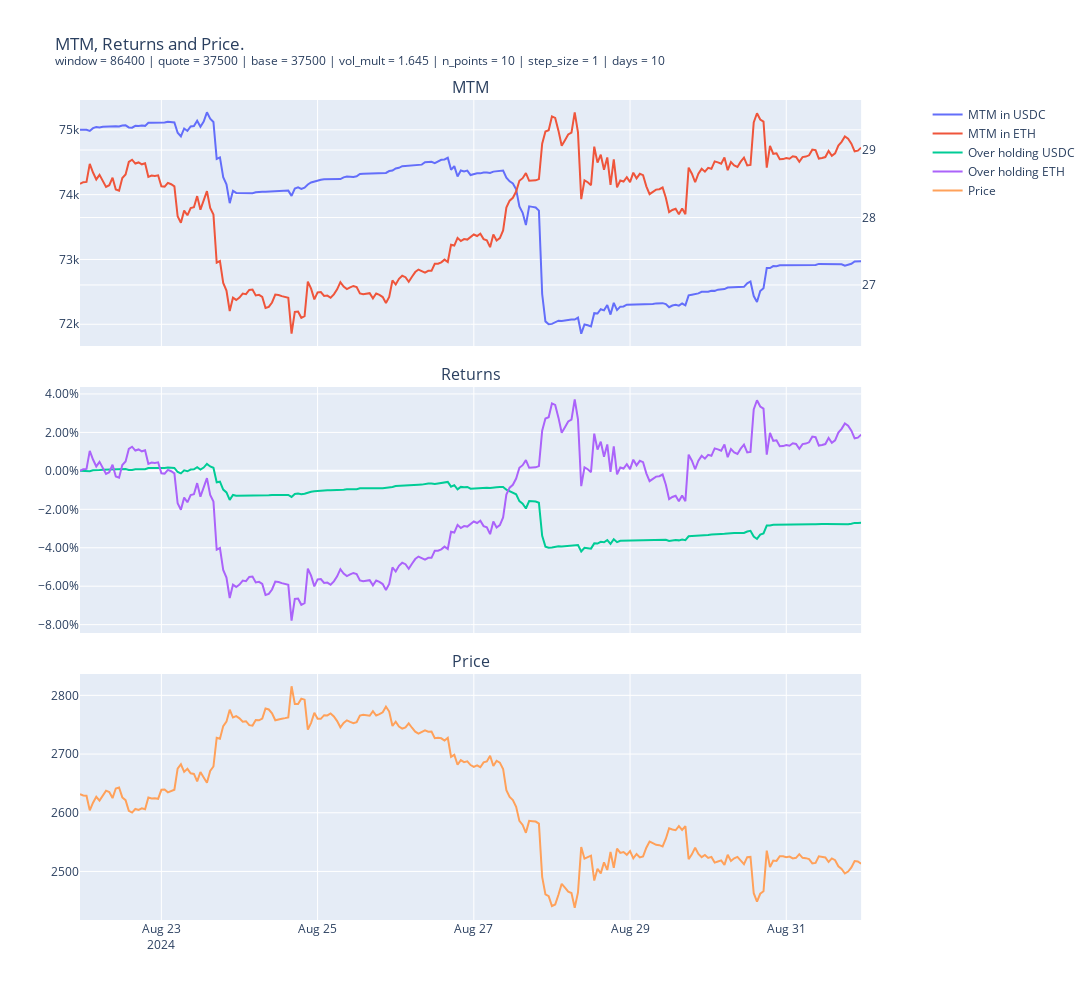

The code cell stored with this chart in its notebook:
### Code cell
window_hours = window // 3600 - 1
res_1h = res.resample("1h").last()

# PLOT
prices_res = prices.resample("1h").last()

fig = make_subplots(
    rows=3,
    cols=1,
    shared_xaxes=True,
    specs=[[{"secondary_y": True}], [{}], [{}]],
    vertical_spacing=0.05,
    subplot_titles=("MTM", "Returns", "Price"),
)
fig.add_trace(
    go.Scatter(
        x=res_1h.index[window_hours:],
        y=res_1h.mtm[window_hours:],
        mode="lines",
        name="MTM in USDC",
    ),
    row=1,
    col=1,
)
fig.add_trace(
    go.Scatter(
        x=res_1h.index[window_hours:],
        y=res_1h.mtm_eth[window_hours:],
        mode="lines",
        name="MTM in ETH",
    ),
    row=1,
    col=1,
    secondary_y=True,
)

fig.add_trace(
    go.Scatter(
        x=res_1h.index[window_hours:],
        y=res_1h.quote_returns[window_hours:],
        mode="lines",
        name="Over holding USDC",
    ),
    row=2,
    col=1,
)
fig.add_trace(
    go.Scatter(
        x=res_1h.index[window_hours:],
        y=res_1h.base_returns[window_hours:],
        mode="lines",
        name="Over holding ETH",
    ),
    row=2,
    col=1,
)

fig.add_trace(
    go.Scatter(
        x=res_1h.index[window_hours:],
        y=res_1h.price[window_hours:],
        mode="lines",
        name="Price",
    ),
    row=3,
    col=1,
)

fig.update_layout(
    height=1000,
    width=1400,
    title_text=f"MTM, Returns and Price.<br><sup>window = {window} | quote = {quote} | base = {base} | vol_mult = {vol_mult} | n_points = {n_points} | step_size = {step_size} | days = {days}</sup>",
)

fig.update_yaxes(row=2, col=1, tickformat=".2%")

fig.show()

fig.write_image(
    f"results/saves/{window}_{quote}_{base}_{vol_mult}_{n_points}_{step_size}_{days}.png",
    width=1400,
    height=1000,
)

### Figure 1 — Plotly figure (JSON) as saved in the notebook; plotly's stock layout.template omitted (floating-point values rounded to 4 significant figures; data arrays with more than 128 entries replaced by an {"elided": "..."} marker saying what was removed)
{"data": [{"mode": "lines", "name": "MTM in USDC", "type": "scatter", "x": {"elided": "241 str values"}, "xaxis": "x", "y": {"elided": "241 float values"}, "yaxis": "y"}, {"mode": "lines", "name": "MTM in ETH", "type": "scatter", "x": {"elided": "241 str values"}, "xaxis": "x", "y": {"elided": "241 float values"}, "yaxis": "y2"}, {"mode": "lines", "name": "Over holding USDC", "type": "scatter", "x": {"elided": "241 str values"}, "xaxis": "x2", "y": {"elided": "241 float values"}, "yaxis": "y3"}, {"mode": "lines", "name": "Over holding ETH", "type": "scatter", "x": {"elided": "241 str values"}, "xaxis": "x2", "y": {"elided": "241 float values"}, "yaxis": "y3"}, {"mode": "lines", "name": "Price", "type": "scatter", "x": {"elided": "241 str values"}, "xaxis": "x3", "y": {"elided": "241 float values"}, "yaxis": "y4"}], "layout": {"annotations": [{"font": {"size": 16}, "showarrow": false, "text": "MTM", "x": 0.47, "xanchor": "center", "xref": "paper", "y": 1, "yanchor": "bottom", "yref": "paper"}, {"font": {"size": 16}, "showarrow": false, "text": "Returns", "x": 0.47, "xanchor": "center", "xref": "paper", "y": 0.65, "yanchor": "bottom", "yref": "paper"}, {"font": {"size": 16}, "showarrow": false, "text": "Price", "x": 0.47, "xanchor": "center", "xref": "paper", "y": 0.3, "yanchor": "bottom", "yref": "paper"}], "height": 1000, "title": {"text": "MTM, Returns and Price.<br><sup>window = 86400 | quote = 37500 | base = 37500 | vol_mult = 1.645 | n_points = 10 | step_size = 1 | days = 10</sup>"}, "width": 1400, "xaxis": {"anchor": "y", "domain": [0, 0.94], "matches": "x3", "showticklabels": false}, "xaxis2": {"anchor": "y3", "domain": [0, 0.94], "matches": "x3", "showticklabels": false}, "xaxis3": {"anchor": "y4", "domain": [0, 0.94]}, "yaxis": {"anchor": "x", "domain": [0.7, 1]}, "yaxis2": {"anchor": "x", "overlaying": "y", "side": "right"}, "yaxis3": {"anchor": "x2", "domain": [0.35, 0.65], "tickformat": ".2%"}, "yaxis4": {"anchor": "x3", "domain": [0, 0.3]}}}
